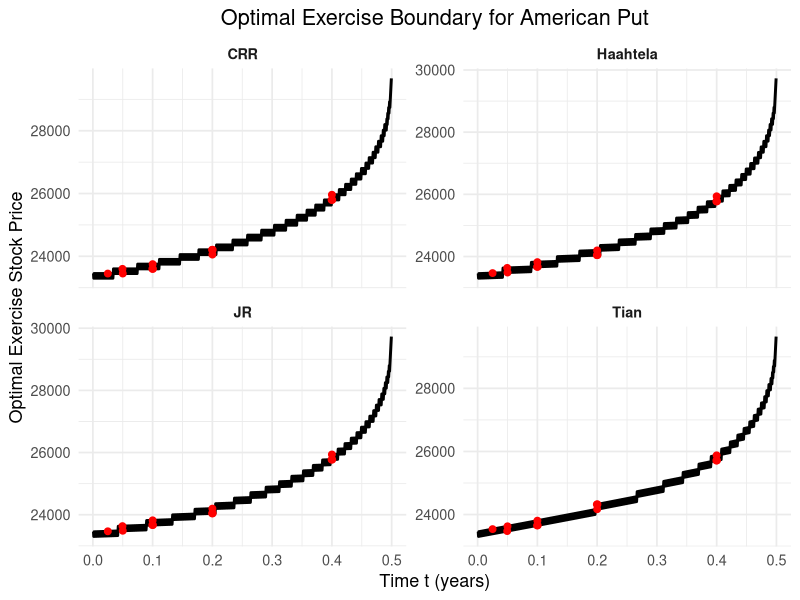

This figure's R source:
rm(list = ls())
library(ggplot2)
# Input
vol <- 0.284345044546826
S0  <- 23750
K   <- 30000
T   <- 1/2
r   <- 0.07
N   <- 1000

models <- c("CRR", "JR", "Tian", "Haahtela")

# American put price and optimal exercise boundary
american_put <- function(model, S0, K, T, r, sigma, N) {
  
  dt <- T / N
  
  if (model == "CRR") {
    u <- exp(sigma * sqrt(dt))
    d <- 1 / u
    p <- (exp(r * dt) - d) / (u - d)
  }
  
  if (model == "JR") {
    u <- exp((r - 0.5 * sigma^2) * dt + sigma * sqrt(dt))
    d <- exp((r - 0.5 * sigma^2) * dt - sigma * sqrt(dt))
    p <- 0.5
  }
  
  if (model == "Tian") {
    v <- exp(sigma^2 * dt)
    u <- 0.5 * exp(r * dt) * v * (v + 1 + sqrt(v^2 + 2 * v - 3))
    d <- 0.5 * exp(r * dt) * v * (v + 1 - sqrt(v^2 + 2 * v - 3))
    p <- (exp(r * dt) - d) / (u - d)
  }
  
  if (model == "Haahtela") {
    u <- exp(r * dt) * (1 + sqrt(exp(sigma^2 * dt) - 1))
    d <- exp(r * dt) * (1 - sqrt(exp(sigma^2 * dt) - 1))
    p <- (exp(r * dt) - d) / (u - d)
  }
  
  stock <- matrix(0, N + 1, N + 1)
  option <- matrix(0, N + 1, N + 1)
  exercise_flag <- matrix(FALSE, N + 1, N + 1)
  
  # Stock price tree
  for (i in 1:(N + 1)) {
    for (j in 1:i) {
      stock[i, j] <- S0 * u^(j - 1) * d^((i - 1) - (j - 1))
    }
  }
  
  # Terminal payoff
  option[N + 1, ] <- pmax(K - stock[N + 1, ], 0)
  
  # Backward induction
  for (i in N:1) {
    for (j in 1:i) {
      
      continuation <- ((1 - p) * option[i + 1, j] +
                         p * option[i + 1, j + 1]) / exp(r * dt)
      
      exercise <- max(K - stock[i, j], 0)
      
      option[i, j] <- max(exercise, continuation)
      
      exercise_flag[i, j] <- exercise > 0 && exercise >= continuation
    }
  }
  
  # Optimal exercise boundary
  boundary <- data.frame()
  
  for (i in 1:N) {
    idx <- which(exercise_flag[i, 1:i])
    
    if (length(idx) > 0) {
      boundary <- rbind(
        boundary,
        data.frame(
          time = (i - 1) * dt,
          optimal_exercise_price = max(stock[i, idx]),
          model = model
        )
      )
    }
  }
  
  list(
    model = model,
    price = option[1, 1],
    boundary = boundary
  )
}


# Run all models
results <- lapply(models, function(m) {
  american_put(m, S0, K, T, r, vol, N)
})

# Option prices
prices <- data.frame(
  Model = models,
  American_Put_Price = sapply(results, function(x) x$price)
)

print(prices)

# Boundary data
boundary_data <- do.call(rbind, lapply(results, function(x) x$boundary))

# Chọn bớt các điểm để hiển thị dấu chấm
point_data <- boundary_data[
  round(boundary_data$time, 3) %% 0.025 == 0,
]

# Plot optimal exercise boundary
ggplot(boundary_data, aes(x = time, y = optimal_exercise_price)) +
  geom_line(linewidth = 1, color = "black") +
  geom_point(
    data = point_data,
    aes(x = time, y = optimal_exercise_price),
    size = 2,
    color = "red"
  ) +
  facet_wrap(~ model, ncol = 2, scales = "free_y") +
  labs(
    title = "Optimal Exercise Boundary for American Put",
    x = "Time t (years)",
    y = "Optimal Exercise Stock Price"
  ) +
  theme_minimal(base_size = 13) +
  theme(
    strip.text = element_text(face = "bold"),
    plot.title = element_text(hjust = 0.5)
  )
